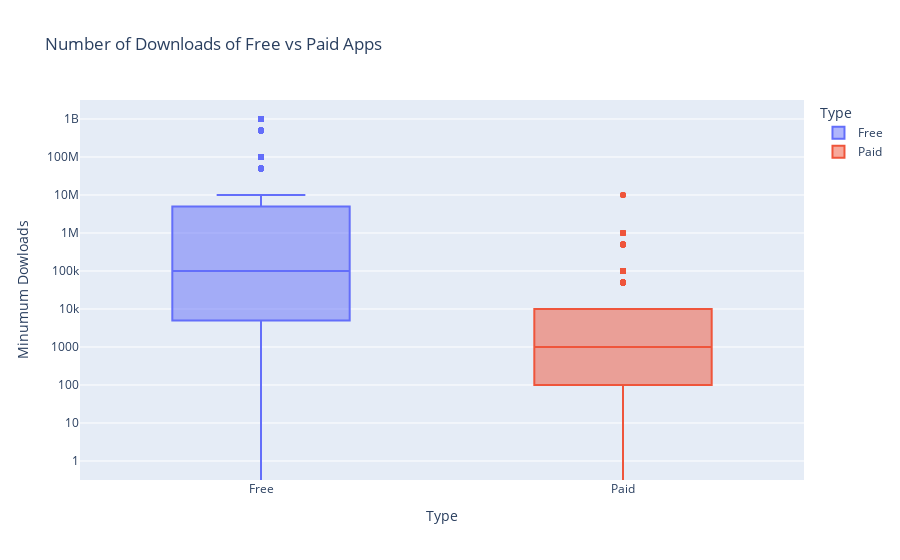

Notebook code cell kept with this figure:
### Code cell
# Plotting the familiarity between dowloads of Free and Paid apps
    
fig7=px.box(apps_cleaned,x="Type",y="Minumum Dowloads",color="Type",log_y=True,title="Number of Downloads of Free vs Paid Apps")

plotly.offline.iplot(fig7)

### Figure 1 — Plotly figure (JSON) as saved in the notebook; plotly's stock layout.template omitted (floating-point values rounded to 4 significant figures; data arrays with more than 128 entries replaced by an {"elided": "..."} marker saying what was removed)
{"data": [{"alignmentgroup": "True", "hovertemplate": "Type=%{x}<br>Minumum Dowloads=%{y}<extra></extra>", "legendgroup": "Free", "marker": {"color": "#636efa"}, "name": "Free", "notched": false, "offsetgroup": "Free", "orientation": "v", "showlegend": true, "type": "box", "x": {"elided": "9592 str values"}, "x0": " ", "xaxis": "x", "y": {"elided": "9592 int values"}, "y0": " ", "yaxis": "y"}, {"alignmentgroup": "True", "hovertemplate": "Type=%{x}<br>Minumum Dowloads=%{y}<extra></extra>", "legendgroup": "Paid", "marker": {"color": "#EF553B"}, "name": "Paid", "notched": false, "offsetgroup": "Paid", "orientation": "v", "showlegend": true, "type": "box", "x": {"elided": "765 str values"}, "x0": " ", "xaxis": "x", "y": {"elided": "765 int values"}, "y0": " ", "yaxis": "y"}], "layout": {"boxmode": "overlay", "legend": {"title": {"text": "Type"}, "tracegroupgap": 0}, "title": {"text": "Number of Downloads of Free vs Paid Apps"}, "xaxis": {"anchor": "y", "categoryarray": ["Free", "Paid"], "categoryorder": "array", "domain": [0, 1], "title": {"text": "Type"}}, "yaxis": {"anchor": "x", "domain": [0, 1], "title": {"text": "Minumum Dowloads"}, "type": "log"}}}
